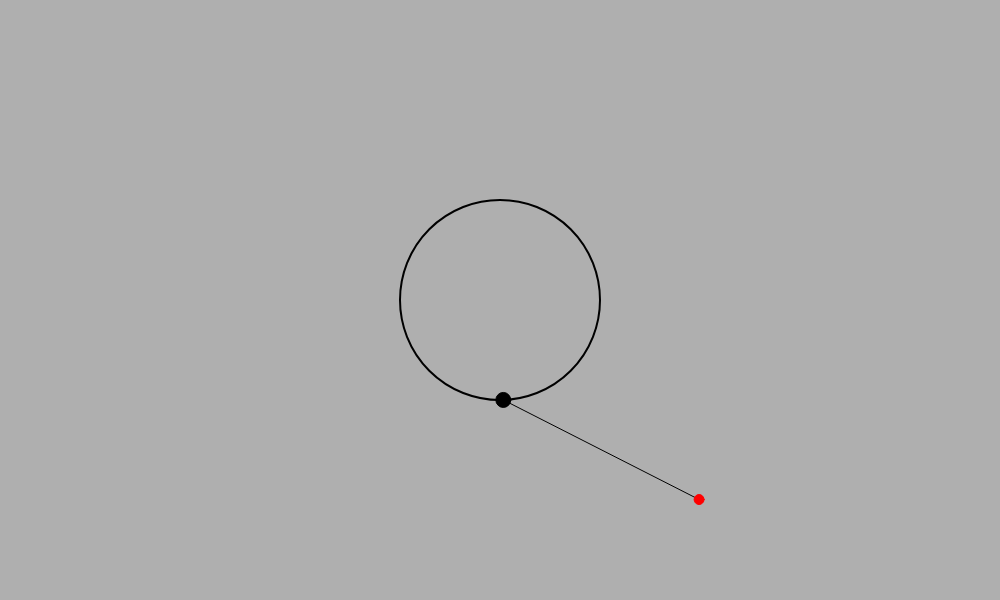
Frame 1 (no input)
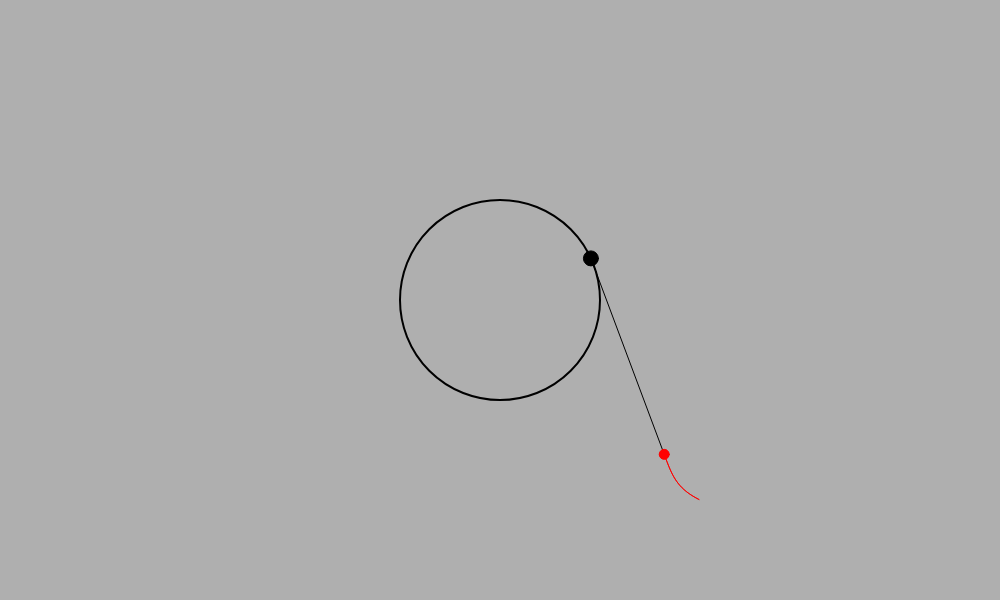
Frame 60 (no input)
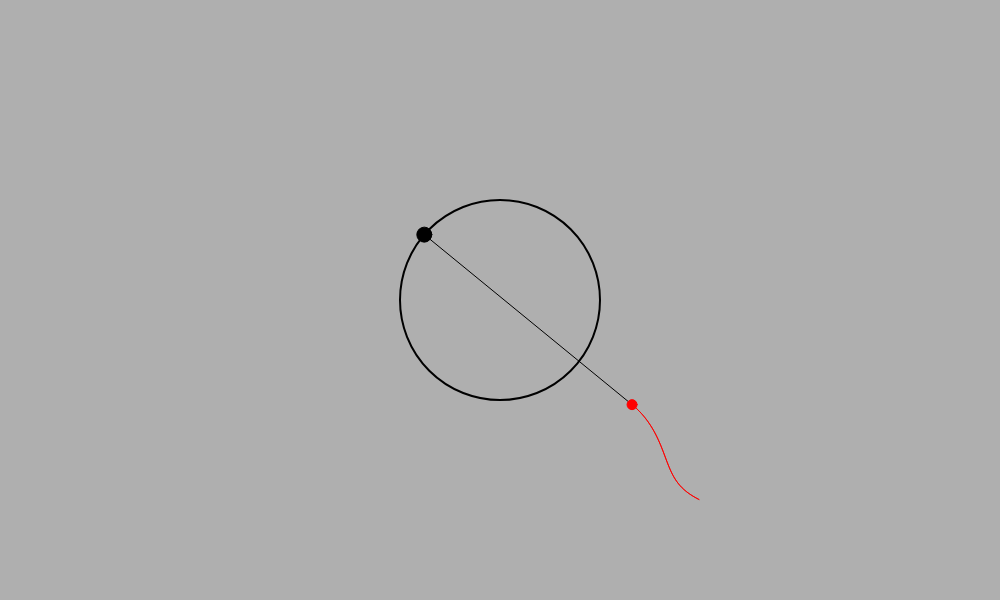
Frame 120 (the mouse pressed at the canvas centre since frame 60)

The p5.js sketch that drew these frames (run headless with seeded random() and noise() and a simulated clock; from frame 60 on, the mouse is pressed at the canvas centre):

// p5.js sketch
// ── sketch.js
let r;
let v;
let V;
let x;
let y;
let cTime;
let px;
let py;

let lx;
let ly;

let lScale;

let cx, cy;
let buffer;

function setup() 
{
  createCanvas(1000, 600);
  cx = width / 2;
  cy = height / 2;
  r = 10;
  v = 6;
  V = 2;
  x = r;
  y = 0;
  cTime = 0;
  px = 2 * r;
  py = 2 * r;
  lx = 0;
  ly = 0;
  lScale = 10;
  buffer = createGraphics(width, height);
  buffer.background(175);
  buffer.translate(cx, cy);
}

function draw() {
  background(175);
  imageMode(CORNER);
  image(buffer, 0, 0, width, height);
  translate(cx, cy);

  stroke(0);
  strokeWeight(2);
  fill('rgba(175, 175, 175, 0.0)');
  circle(0, 0, 2 * r * lScale);

  cTime += (deltaTime / 1000);
  x = r * sin(cTime * V);
  y = r * cos(cTime * V);

  stroke(0);
  strokeWeight(1);
  fill(0);
  circle(x * lScale, y * lScale, 15);

  let a = x - px;
  let b = y - py;
  let denom = sqrt(a * a + b * b);
  a /= denom;
  b /= denom;
  px += v * (deltaTime / 1000) * a;
  py += v * (deltaTime / 1000) * b;

  stroke(0);
  strokeWeight(1);
  line(px * lScale, py * lScale, x * lScale, y * lScale);

  stroke(255, 0, 0);
  strokeWeight(1);
  fill(255, 0, 0);
  circle(px * lScale, py * lScale, 10);

  buffer.stroke(255, 0, 0);
  buffer.strokeWeight(1);
  if (frameCount > 1)
  {
    buffer.line(lx * lScale, ly * lScale, px * lScale, py * lScale);
  }
  lx = px;
  ly = py;
}
